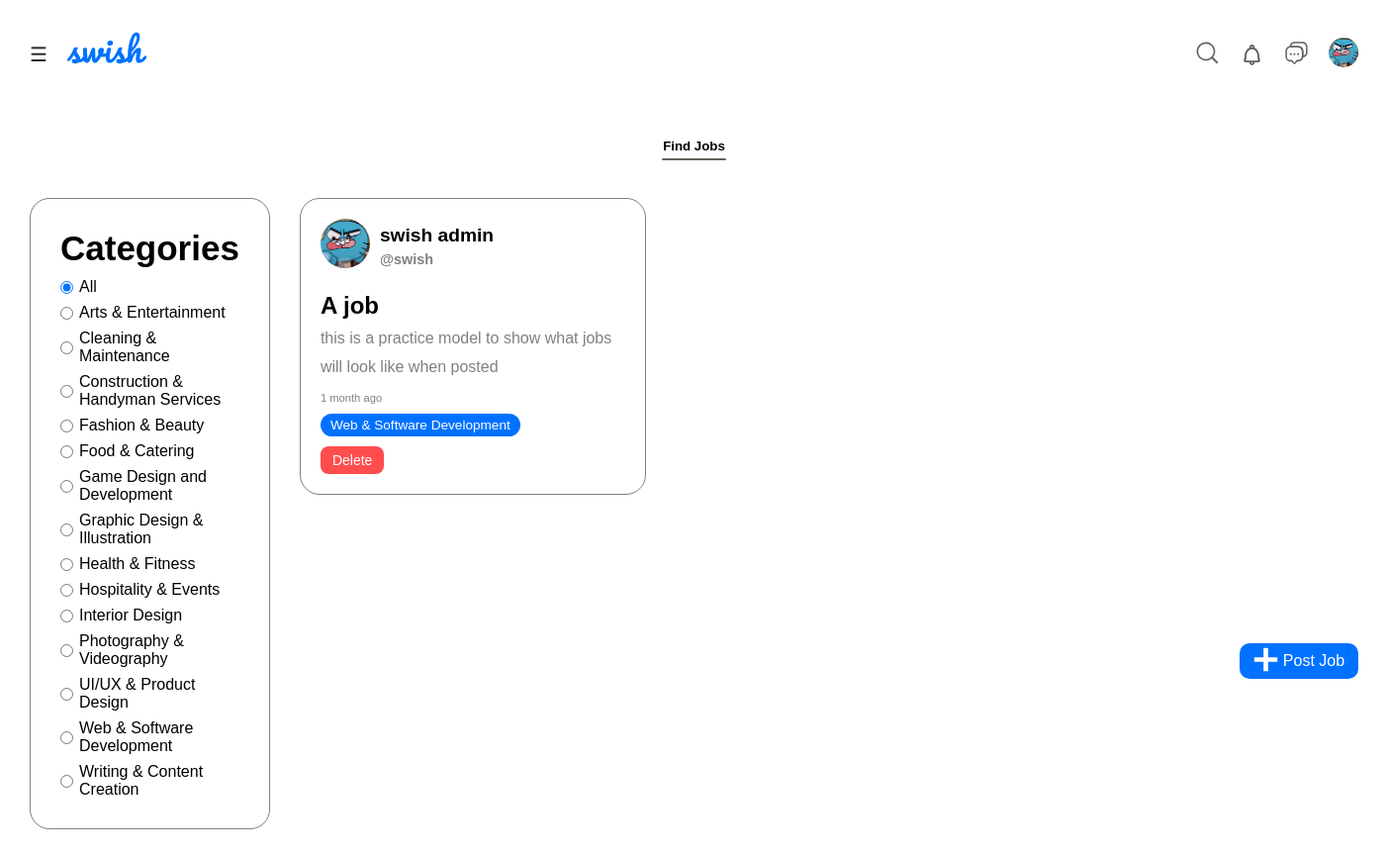
/find_jobs/ (signed in), run on the app's committed database.
### swishapp/models.py (models this page shows, shortened)
class Profile(models.Model):
    user = models.OneToOneField(User, on_delete=models.CASCADE)
    bio = models.TextField(max_length=500, blank=True)
    profile_picture = models.ImageField(
        upload_to='profile_pics/',
        default='profile_pics/default.jpg'
    )
    phone = models.CharField(max_length=20, blank=True)
    twitter = models.URLField(blank=True)
    instagram = models.URLField(blank=True)

class Category(models.Model):
    name = models.CharField(max_length=50, unique=True)
    slug = models.SlugField(max_length=50, unique=True)
    image = models.ImageField(upload_to='categories/', blank=True, null=True)
    class Meta:
        verbose_name_plural = "Categories"
        ordering = ['name']

class Job(models.Model):
    title = models.CharField(max_length=225)
    description = models.TextField()
    email = models.EmailField()  # ✅ Add this
    created_at = models.DateTimeField(auto_now_add=True)
    user = models.ForeignKey(User, on_delete=models.CASCADE)
    categories = models.ManyToManyField(Category, blank=True)

### swishapp/views.py (the view)
# urls.py: path('find_jobs/', views.find_jobs, name='find_jobs'),
@no_cache
@login_required(login_url='login')
def find_jobs(request):
    selected_category = request.GET.get('category', 'all')
    categories = Category.objects.all()
    if selected_category == 'all' or not selected_category:
        jobs = Job.objects.all()
    else:
        jobs = Job.objects.filter(categories__slug=selected_category)
    context = {
        'categories': categories,
        'jobs': jobs,
        'selected_category': selected_category,
    }
    return render(request, 'find_jobs.html', context)

### swishapp/context_processors.py (called while the page is built)
def unread_messages(request):
    if request.user.is_authenticated:
        unread_count = 0
        conversations = Conversation.objects.filter(participants=request.user)
        for conv in conversations:
            unread_count += conv.messages.filter(
                is_read=False
            ).exclude(sender=request.user).count()
        return {'unread_messages_count': unread_count}
    return {'unread_messages_count': 0}

def unread_notifications(request):
    if request.user.is_authenticated:
        notifications = Notification.objects.filter(
            recipient=request.user
        ).select_related('sender', 'sender__profile', 'post')[:20]  # Get 20 most recent
        unread_count = Notification.objects.filter(
            recipient=request.user,
            is_read=False
        ).count()
        return {
            'unread_notifications_count': unread_count,
            'notifications': notifications
        }
    return {
        'unread_notifications_count': 0,
        'notifications': []
    }

### swishapp/models.py (called while the page is built)
    def get_link(self):
        if self.notification_type == 'like' and self.post:
            return f"/post/{self.post.id}/"
        elif self.notification_type == 'comment' and self.post:
            return f"/post/{self.post.id}/"
        elif self.notification_type == 'reply' and self.post:
            return f"/post/{self.post.id}/"
        elif self.notification_type == 'follow':
            return f"/user/{self.sender.username}/"
        elif self.notification_type == 'message':
            return f"/messages/chat/{self.sender.username}/"
        elif self.notification_type == 'new_post' and self.post:
            return f"/post/{self.post.id}/"
        elif self.notification_type == 'new_job':
            return "/find_jobs/"
        return "#"

### templates/find_jobs.html (shortened to what this page needs)
{% load static %}
<!DOCTYPE html>
<html lang="en">
<head>
    <link rel="stylesheet" href="/static/Css/find_jobs.css">
</head>
<body class="dark-mode">
    <div class="entire-header">
        <div class="menu-bar">
            <div class="left-side">
                <div class="hamburger" onclick="toggleMenu()">
                    &#9776;
                </div>
            </div>
            <div class="right-side">
                 <div class="search-container">
                    <div class="search-icon" onclick="toggleSearch()">
                        <img src="/static/images/magnifying-glass-backup-svgrepo-com.svg" alt="search">
                    </div>
                    <ul id="searchHistory" class="hidden"></ul>
                </div>
                               <div class="notification-icon" onclick="toggleNotifications(this)">
                               <div class="icon">
                        <img src="/static/images/notifications-svgrepo-com.svg" alt="">
                    </div>
                </div>
                <div class="icon message-icon-wrapper">
                    <img id="messagesIcon"
                        src="/static/images/messages-1-svgrepo-com.svg"
                        alt="messages"
                        onclick="window.location.href='{% url 'messages_list' %}'">
                </div>
              <div class="pfp-icon">
                 <a href="{% url 'my_profile' %}">
                  <img src="{{ request.user.profile.profile_picture.url }}" alt="">
                 </a>
              </div>
            </div>
        </div>
        <div class="find-jobs">
            <h5>Find Jobs</h5>
            <div class="underline"></div>
        </div>
    </div>
    <div class="entire-jobs-page">
        <div class="job-post-cat">
            <h3>Categories</h3>
            <form method="GET" class="job-cat-form" id="categoryForm" action="{% url 'find_jobs' %}">
                <div class="category-options">
                    <label class="category-btn {% if selected_category == 'all' or not selected_category %}active{% endif %}">
                        <input type="radio" name="category" value="all"
                            {% if selected_category == "all" or not selected_category %}checked{% endif %}>
                        All
                    </label>
                    {% for category in categories %}
                    <label class="category-btn {% if selected_category == category.slug %}active{% endif %}">
                        <input type="radio" name="category" value="{{ category.slug }}"
                            {% if selected_category == category.slug %}checked{% endif %}>
                        {{ category.name }}
                    </label>
                    {% endfor %}
                </div>
            </form>
        </div>
        <div class="job-post-grid">
           {% for job in jobs %}
            <div class="job-card" data-email="{{ job.user.email }}" data-description="{{ job.description|escapejs }}">
                <div class="hirer-profile">
                    <div class="hirer-icon">
                        {% if job.user.profile.profile_picture %}
                            <img src="{{ job.user.profile.profile_picture.url }}" alt="Profile Picture">
                        {% else %}
                            <img src="{% static 'images/default.jpeg' %}" alt="Default Profile Picture">
                        {% endif %}
                    </div>
                    <div class="hirer-details">
                        <h1 class="hirer-name">
                            <a href="{% url 'user_profile' username=job.user.username %}">
                                {{ job.user.get_full_name|default:job.user.username }}
                            </a>
                        </h1>
                        <h4 class="hirer-username">
                            <a href="{% url 'user_profile' username=job.user.username %}">
                                @{{ job.user.username }}
                            </a>
                        </h4>
                    </div>
                </div>
                <div class="job-title">
                    <h1>{{ job.title }}</h1>
                </div>
                <div class="job-paragraph">
                    <p>{{ job.description|truncatewords:25 }}</p>
                </div>
                <div class="job-date">
                    <p>{{ job.created_at|timesince }} ago</p>
                </div>
                <div class="job-cats">
                    {% for cat in job.categories.all %}
                        <span>{{ cat.name }}</span>
                    {% endfor %}
                </div>
                {% if request.user == job.user %}
                    <form method="POST" action="{% url 'delete_job' job.id %}" class="delete-job-form">
                        <button type="submit" class="delete-job-btn">Delete</button>
                    </form>
                {% endif %}
            </div>
            {% empty %}
                <p>No jobs found in this category.</p>
            {% endfor %}
            <div class="create-job-btn">
                <div class="plus-icon">
                    <img src="/static/images/heavy-plus-sign-svgrepo-com.svg" alt="">
                </div>
                <a href="#" id="postJobBtn">Post Job</a>
            </div>
            <div id="jobList"></div>
        </div>
    </div>
</body>
</html>

### static/Css/find_jobs.css (style rules this page uses)
* { margin: 0; padding: 0; box-sizing: border-box; font-family: 'Poppins', sans-serif; }
.entire-header { padding: 30px 30px 0 30px; width: 100%; height: fit-content; background-color: white; position: fixed; top: 0; left: 0; right: 0; background: white; z-index: 1000; }
.menu-bar { display: flex; flex-direction: row; align-items: center; justify-content: space-between; }
.left-side { display: flex; flex-direction: row; align-items: center; gap: 20px; }
.hamburger { font-size: 20px; cursor: pointer; color: rgb(40, 40, 40); }
svg { width: 80px; height: 50px; padding-bottom: 13px; }
.right-side { display: flex; flex-direction: row; align-items: center; justify-content: center; gap: 20px; }
.search-container { position: relative; display: flex; align-items: center; }
.search-icon img { width: 25px; height: 25px; cursor: pointer; }
#searchHistory { position: absolute; top: 36px; right: 35px; z-index: 1000; width: 500px; display: grid; grid-template-columns: repeat(2, 240px); background: white; border-radius: 8px; list-style: none; padding: 5px 0; margin: 0; max-height: 200px; overflow-y: auto; }
.hidden { display: none; }
.icon { display: flex; align-items: center; }
.icon img { width: 25px; height: 25px; filter: none; }
.notification-icon { position: relative; }
.pfp-icon img { width: 30px; height: 30px; object-fit: cover; border-radius: 50%; }
.find-jobs { display: flex; flex-direction: column; align-items: center; justify-content: center; gap: 5px; padding: 60px 0 20px 0; }
.underline { height: 2px; background-color: #62625B; width: 65px; border-radius: 50px; }
.entire-jobs-page { padding: 170px 30px 40px 30px; width: 100%; height: fit-content; display: flex; flex-direction: row; }
.job-post-cat { margin: 30px 30px 30px 0; padding: 30px; width: 40%; display: flex; flex-direction: column; gap: 10px; border: 1px, solid, gray; border-radius: 20px; }
.job-post-cat h3 { font-size: 35px; }
.category-options { display: flex; flex-direction: column; gap: 8px; }
.category-btn { display: flex; align-items: center; gap: 6px; cursor: pointer; }
.job-post-grid { display: grid; grid-template-columns: repeat(3, 350px); padding: 30px 0; gap: 20px; }
.job-card { width: 350px; height: fit-content; display: flex; flex-direction: column; justify-content: center; padding: 20px; border: 1px, solid, gray; border-radius: 20px; }
.hirer-details a { text-decoration: none; }
.hirer-profile { display: flex; flex-direction: row; align-items: center; gap: 10px; margin-bottom: 10px; }
.hirer-name { font-size: 1.2rem; margin-bottom: 5px; max-width: 200px; white-space: nowrap; overflow: hidden; text-overflow: ellipsis; text-decoration: none; }
.hirer-name a { color: #000000; }
.hirer-username { color: gray; font-size: 0.9rem; max-width: 200px; white-space: nowrap; overflow: hidden; text-overflow: ellipsis; text-decoration: none; }
.hirer-username a { color: gray; }
.hirer-icon img { width: 50px; height: 50px; object-fit: cover; border-radius: 50%; }
.job-title h1 { font-size: 1.5rem; margin: 10px 0 5px 0; }
.job-paragraph { max-width: 340px; color: gray; margin-bottom: 10px; }
.job-date { color: gray; font-size: 0.7rem; }
.job-paragraph p { max-height: 3.6em; line-height: 1.8em; overflow: hidden; text-overflow: ellipsis; display: -webkit-box; display: box; -webkit-box-orient: vertical; -webkit-line-clamp: 2; line-clamp: 2; color: gray; }
.job-cats { margin-top: 10px; color: #fdfefe; display: flex; flex-wrap: wrap; gap: 8px; }
.job-cats span { display: inline-block; padding: 4px 10px; background: #0072ff; border-radius: 12px; font-size: 0.85rem; }
.delete-job-form { margin-top: 10px; }
.delete-job-btn { background-color: #ff4d4d; color: #fff; border: none; padding: 6px 12px; border-radius: 8px; font-size: 14px; cursor: pointer; transition: 0.3s; }
.create-job-btn { display: flex; flex-direction: row; gap: 5px; align-items: center; justify-content: center; padding: 18px 10px; border-radius: 10px; background-color: #0072ff; color: #fff; text-decoration: none; transition: 0.5s, ease, 0.3s ease; width: 120px; height: 30px; position: fixed; top: 650px; right: 30px; }
.plus-icon img { width: 25px; height: 25px; }
.create-job-btn a { text-decoration: none; color: white; margin: 0; }
.message-icon-wrapper { position: relative; display: inline-block; cursor: pointer; }
body { background: #ffffff; color: #000000; }

### data on the page
Category: slug "☐ Arts & Entertainment", name "Arts & Entertainment"
Category: slug "☐ Cleaning & Maintenance", name "Cleaning & Maintenance"
Category: slug "☐ Construction & Handyman Servic", name "Construction & Handyman Services"
Category: slug "☐ Fashion & Beauty", name "Fashion & Beauty"
Category: slug "☐ Food & Catering", name "Food & Catering"
Category: slug "☐ Game Design and Development", name "Game Design and Development"
Category: slug "☐ Graphic Design & Illustration", name "Graphic Design & Illustration"
Category: slug "☐ Health & Fitness", name "Health & Fitness"
Category: slug "☐ Hospitality & Events", name "Hospitality & Events"
Category: slug "☐ Interior Design", name "Interior Design"
Category: slug "☐ Photography & Videography", name "Photography & Videography"
Category: slug "☐ UI/UX & Product Design", name "UI/UX & Product Design"
Category: slug "☐ Web & Software Development", name "Web & Software Development"
Category: slug "☐ Writing & Content Creation", name "Writing & Content Creation"
Job: user.profile.profile_picture (picture), user.get_full_name "swish admin", user.username "swish", title "A job", description "this is a practice model to show what jobs will look like when posted", created_at "1 month", shows "Delete"
